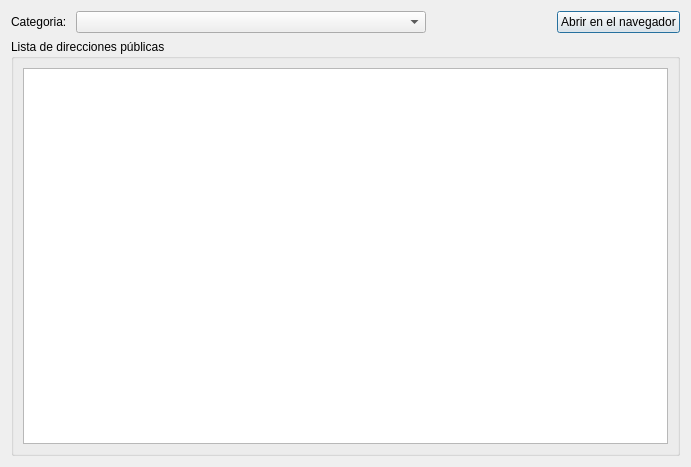
<?xml version="1.0" encoding="UTF-8"?>
<ui version="4.0">
 <class>PublicUrlDialog</class>
 <widget class="QDialog" name="PublicUrlDialog">
  <property name="geometry">
   <rect>
    <x>0</x>
    <y>0</y>
    <width>691</width>
    <height>467</height>
   </rect>
  </property>
  <property name="windowTitle">
   <string>Dialog</string>
  </property>
  <layout class="QVBoxLayout" name="verticalLayout_2">
   <item>
    <layout class="QHBoxLayout" name="horizontalLayout_2">
     <item>
      <widget class="QLabel" name="label">
       <property name="sizePolicy">
        <sizepolicy hsizetype="Fixed" vsizetype="Preferred">
         <horstretch>0</horstretch>
         <verstretch>0</verstretch>
        </sizepolicy>
       </property>
       <property name="text">
        <string>Categoria: </string>
       </property>
      </widget>
     </item>
     <item>
      <widget class="QComboBox" name="categoryComboBox">
       <property name="sizePolicy">
        <sizepolicy hsizetype="Preferred" vsizetype="Fixed">
         <horstretch>0</horstretch>
         <verstretch>0</verstretch>
        </sizepolicy>
       </property>
       <property name="minimumSize">
        <size>
         <width>350</width>
         <height>0</height>
        </size>
       </property>
       <property name="maximumSize">
        <size>
         <width>350</width>
         <height>16777215</height>
        </size>
       </property>
      </widget>
     </item>
     <item>
      <spacer name="horizontalSpacer_2">
       <property name="orientation">
        <enum>Qt::Orientation::Horizontal</enum>
       </property>
       <property name="sizeHint" stdset="0">
        <size>
         <width>40</width>
         <height>20</height>
        </size>
       </property>
      </spacer>
     </item>
     <item>
      <widget class="QPushButton" name="openPushButton">
       <property name="text">
        <string>Abrir en el navegador</string>
       </property>
      </widget>
     </item>
    </layout>
   </item>
   <item>
    <widget class="QGroupBox" name="groupBox">
     <property name="title">
      <string>Lista de direcciones públicas</string>
     </property>
     <layout class="QVBoxLayout" name="verticalLayout">
      <item>
       <widget class="QTableView" name="urlTableView">
        <property name="selectionMode">
         <enum>QAbstractItemView::SelectionMode::SingleSelection</enum>
        </property>
        <property name="showGrid">
         <bool>false</bool>
        </property>
       </widget>
      </item>
     </layout>
    </widget>
   </item>
  </layout>
 </widget>
 <resources/>
 <connections/>
</ui>
